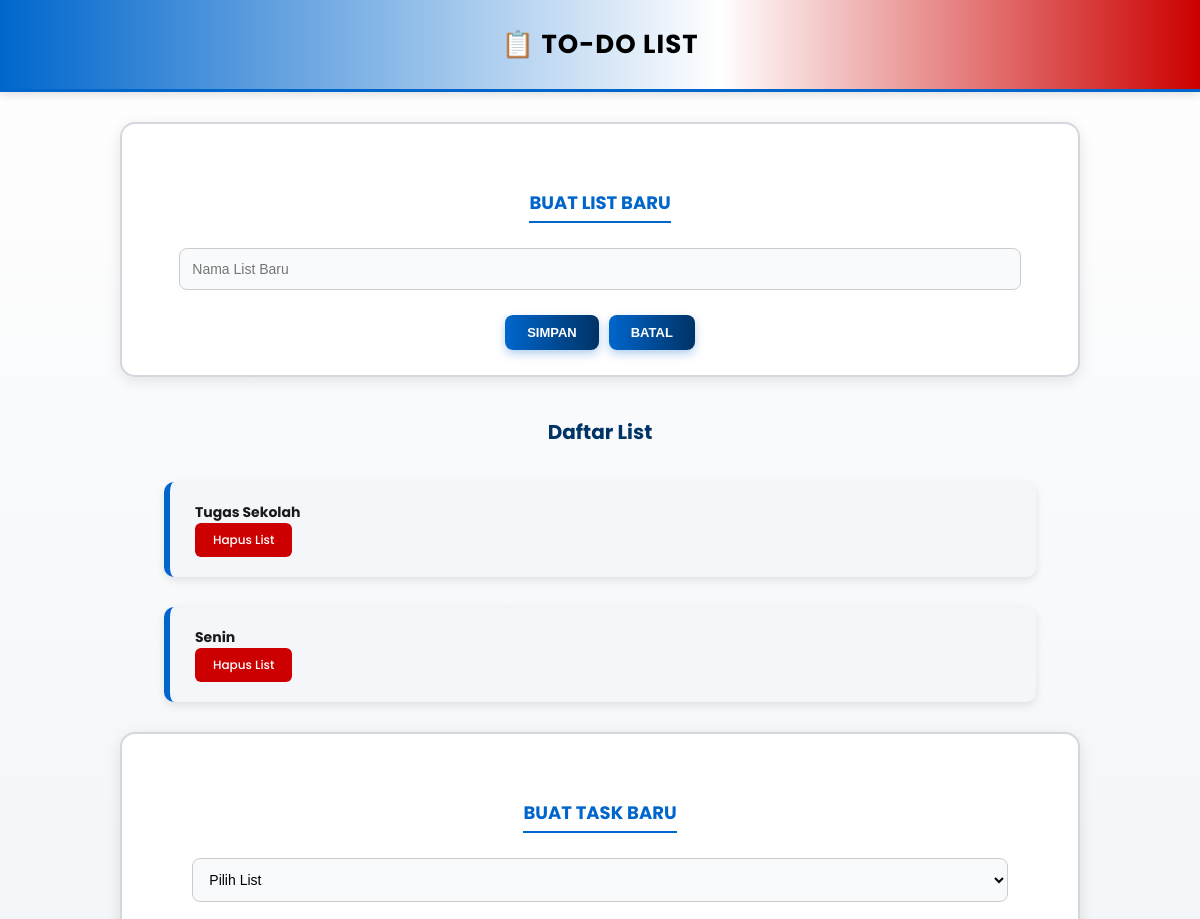
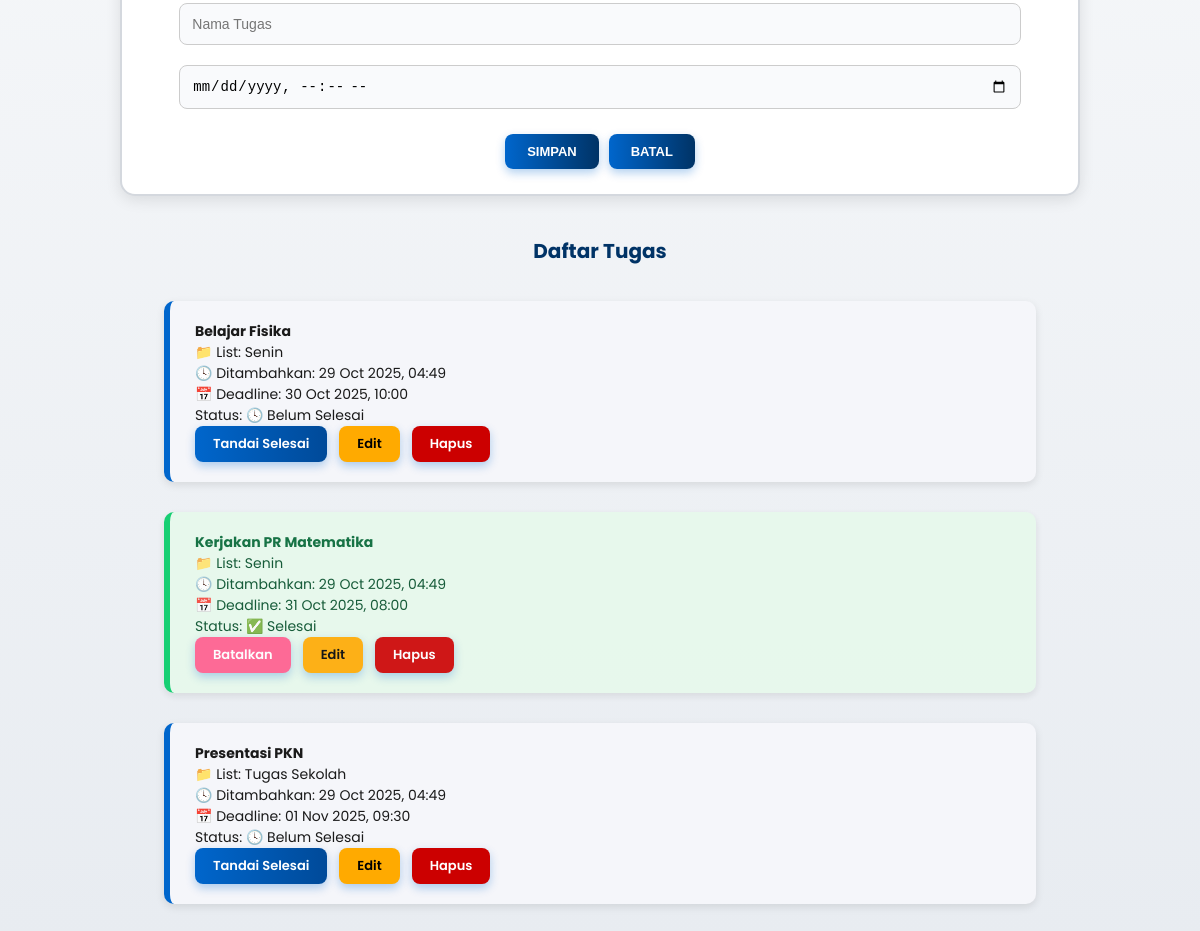
The page / on the database its author committed (2 pictures, top to bottom).
### tables this page shows
CREATE TABLE `lists` (
  `id` INT(11) NOT NULL AUTO_INCREMENT,
  `name` VARCHAR(100) NOT NULL,
  `created_at` TIMESTAMP DEFAULT CURRENT_TIMESTAMP,
  PRIMARY KEY (`id`)
);

CREATE TABLE `tasks` (
  `id` INT(11) NOT NULL AUTO_INCREMENT,
  `list_id` INT(11) NOT NULL,
  `task_name` VARCHAR(255) NOT NULL,
  `deadline` DATETIME NOT NULL,
  `status` ENUM('pending','done') DEFAULT 'pending',
  `created_at` TIMESTAMP DEFAULT CURRENT_TIMESTAMP,
  PRIMARY KEY (`id`),
  FOREIGN KEY (`list_id`) REFERENCES `lists`(`id`) ON DELETE CASCADE
);

### index.php (the view, shortened to what this page needs)
<?php include 'db.php'; ?>
<!DOCTYPE html>
<html lang="id">
<head>
    <link rel="stylesheet" href="style.css">
</head>
<body>
<h1>📋 To-Do List</h1>
<div class="container">
    <form action="" method="POST" class="box">
        <h2>Buat List Baru</h2>
        <input type="text" name="list_name" placeholder="Nama List Baru" required>
        <div class="buttons">
            <button type="submit" name="save_list">Simpan</button>
            <button type="reset">Batal</button>
        </div>
    </form>
    <h2>Daftar List</h2>
    <div class="tasks">
        <?php
        $lists = $conn->query("SELECT * FROM lists ORDER BY id DESC");
        if ($lists->num_rows > 0) {
            while ($l = $lists->fetch_assoc()) {
                echo "
                    <div class='task'>
                        <strong>{$l['name']}</strong><br>
                        <a href='?delete_list={$l['id']}' onclick='return confirm(\"Yakin ingin menghapus list ini beserta semua tugasnya?\")'>Hapus List</a>
                    </div>
                ";
            }
        } else {
            echo "<p>Belum ada list dibuat.</p>";
        }
        ?>
    </div>
    <form action="" method="POST" class="box">
        <h2>Buat Task Baru</h2>
        <select name="list_id" required>
            <option value="">Pilih List</option>
        </select>
        <input type="text" name="task_name" placeholder="Nama Tugas" required>
        <input type="datetime-local" name="deadline" required>
        <div class="buttons">
            <button type="submit" name="save_task">Simpan</button>
            <button type="reset">Batal</button>
        </div>
    </form>
    <h2>Daftar Tugas</h2>
    <div class="tasks">
        <?php
        $tasks = $conn->query("
            SELECT t.*, l.name AS list_name
            FROM tasks t
            JOIN lists l ON t.list_id=l.id
            ORDER BY t.created_at DESC
        ");
        if ($tasks->num_rows > 0) {
            while ($t = $tasks->fetch_assoc()) {
                $status_text = $t['status'] == 'done' ? '✅ Selesai' : '🕓 Belum Selesai';
                $added = date("d M Y, H:i", strtotime($t['created_at']));
                $deadline = date("d M Y, H:i", strtotime($t['deadline']));
                echo "<div class='task ".($t['status']=='done'?'done':'')."'>
                        <strong>{$t['task_name']}</strong><br>
                        <span>📁 List: {$t['list_name']}</span><br>
                        <span>🕓 Ditambahkan: $added</span><br>
                        <span>📅 Deadline: $deadline</span><br>
                        <span>Status: $status_text</span>
                        <div class='task-buttons'>
                ";
                if ($t['status'] == 'done') {
                    echo "
                        <a href='?undo={$t['id']}'>Batalkan</a>
                        <a href='?edit={$t['id']}'>Edit</a>
                        <a href='?delete={$t['id']}' onclick='return confirm(\"Yakin ingin menghapus tugas ini?\")'>Hapus</a>
                    ";
                } else {
                    echo "
                        <a href='?done={$t['id']}'>Tandai Selesai</a>
                        <a href='?edit={$t['id']}'>Edit</a>
                        <a href='?delete={$t['id']}' onclick='return confirm(\"Yakin ingin menghapus tugas ini?\")'>Hapus</a>
                    ";
                }
                echo "</div></div>";
            }
        } else {
            echo "<p>Tidak ada tugas saat ini.</p>";
        }
        ?>
    </div>
</div>
</body>
</html>

### style.css (style rules this page uses)
body { font-family: 'Poppins', sans-serif; background: linear-gradient(180deg, #ffffff 0%, #e8ecf1 100%); color: #1a1a1a; margin: 0; padding: 0; text-align: center; }
h1 { background: linear-gradient(90deg, #0066cc 0%, #ffffff 60%, #cc0000 100%); color: #000000; font-size: 26px; font-weight: 700; letter-spacing: 1px; padding: 25px 0; margin: 0; text-transform: uppercase; box-shadow: 0 2px 10px rgba(0,0,0,0.15); border-bottom: 3px solid #0066cc; }
.container { width: 80%; margin: 30px auto; }
.box { background: #ffffff; border: 2px solid #d4d8de; border-radius: 15px; padding: 25px; margin: 25px auto; box-shadow: 0 4px 15px rgba(0,0,0,0.1); transition: 0.3s; }
.box h2 { color: #0066cc; font-size: 18px; font-weight: 700; text-transform: uppercase; border-bottom: 2px solid #0066cc; padding-bottom: 5px; display: inline-block; }
input, select { width: 90%; padding: 12px; margin: 10px 0; border-radius: 8px; border: 1px solid #ccc; background: #f9fafc; color: #000; font-size: 14px; transition: 0.2s; }
button { background: linear-gradient(90deg, #0066cc, #003366); border: none; color: #fff; padding: 10px 22px; border-radius: 8px; font-size: 13px; font-weight: 600; text-transform: uppercase; cursor: pointer; box-shadow: 0 4px 10px rgba(0,102,204,0.3); transition: 0.2s; }
h2 { margin-top: 40px; font-size: 20px; color: #003366; }
.tasks { margin-top: 35px; }
.task { background: #f5f6fa; border-left: 6px solid #0066cc; border-radius: 10px; margin: 30px auto; padding: 20px 25px; width: 85%; text-align: left; font-size: 14px; box-shadow: 0 3px 8px rgba(0,0,0,0.1); transition: 0.3s; }
.task-buttons { margin-top: 10px; display: flex; flex-wrap: wrap; gap: 10px; align-items: center; list-style: none; padding: 0; margin: 0; }
.task-buttons > * { list-style: none; margin: 0; padding: 0; }
.task a, .task button { text-decoration: none; background: #0066cc; color: #fff; padding: 8px 18px; border-radius: 6px; font-size: 12px; display: inline-flex; align-items: center; gap: 6px; transition: 0.2s; font-weight: 500; border: none; }
.task a::before, .task a::after, .task button::before, .task button::after { content: none !important; }
.task a[href*="undo"], .task button[name="undo"] { background: #ff5c8d; color: #fff; }
.task a[href*="delete"], .task button[name="delete"] { background: #cc0000; }
.task a[href*="edit"], .task button[name="edit"] { background: #ffaa00; color: #000; }
.task.done { background: #e7f9ec; border-left: 6px solid #00cc66; color: #004d26; text-decoration: none; }
.buttons { margin-top: 15px; display: flex; gap: 10px; justify-content: center; }

### index.php (style rules this page uses)
.task-buttons { display: flex; justify-content: flex-start; gap: 12px; margin-top: 10px; flex-wrap: wrap; }
.task-buttons a { background: linear-gradient(90deg, #0066cc, #004a99); color: #fff; padding: 8px 18px; border-radius: 8px; text-decoration: none; font-size: 13px; font-weight: 600; box-shadow: 0 4px 10px rgba(0,102,204,0.3); transition: 0.2s; }
.task-buttons, .task-buttons li { list-style: none !important; margin: 0; padding: 0; }
.task.done { text-decoration: none; opacity: 0.9; }
.task.done strong { color: #006633; }

### rows shown on the page
lists: name "Tugas Sekolah"
lists: name "Senin"
tasks: task_name "Belajar Fisika", list.name "Senin", created_at "29 Oct 2025, 04:49", deadline "30 Oct 2025, 10:00", status "🕓 Belum Selesai"
tasks: task_name "Kerjakan PR Matematika", list.name "Senin", created_at "29 Oct 2025, 04:49", deadline "31 Oct 2025, 08:00", status "✅ Selesai"
tasks: task_name "Presentasi PKN", list.name "Tugas Sekolah", created_at "29 Oct 2025, 04:49", deadline "01 Nov 2025, 09:30", status "🕓 Belum Selesai"
